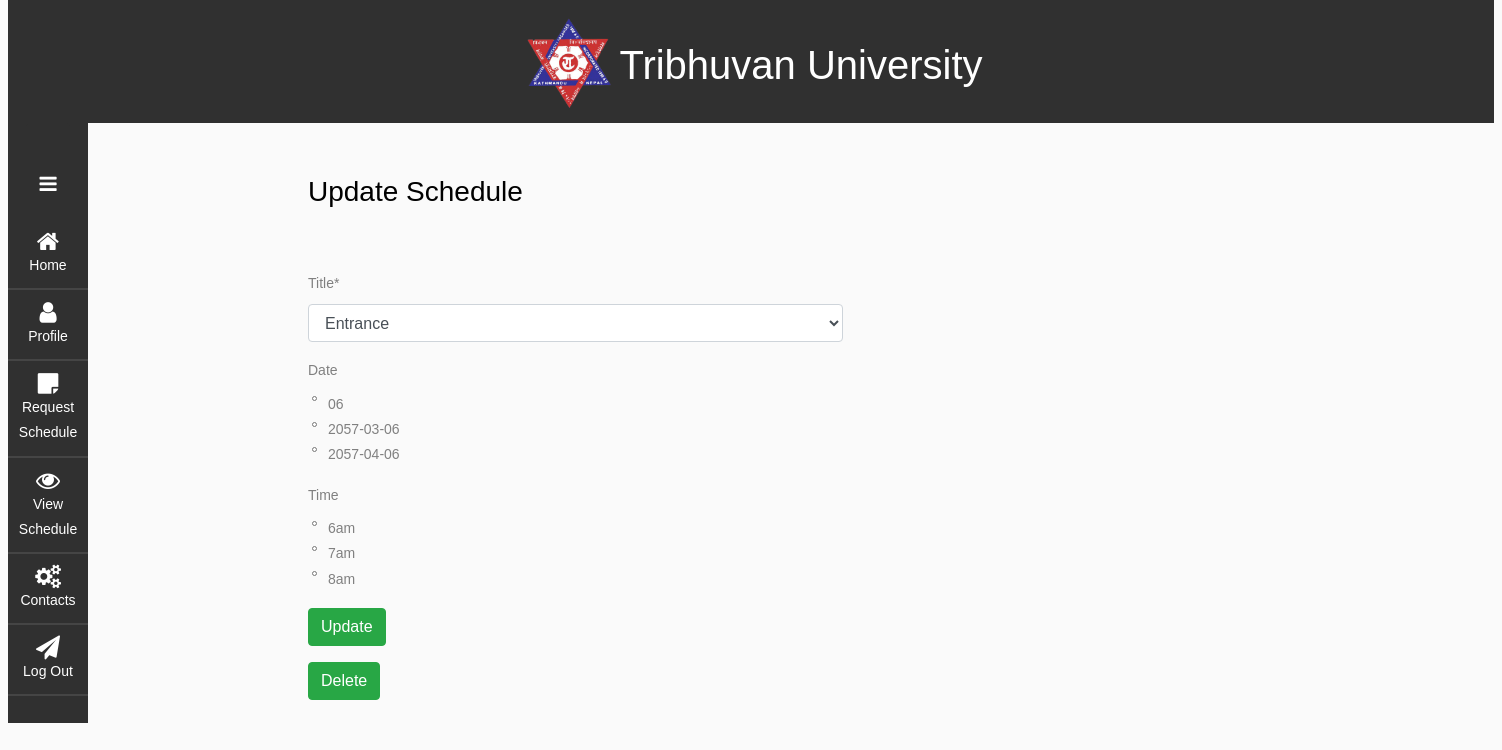
Page /schedule/update/3 on the earlier database version.
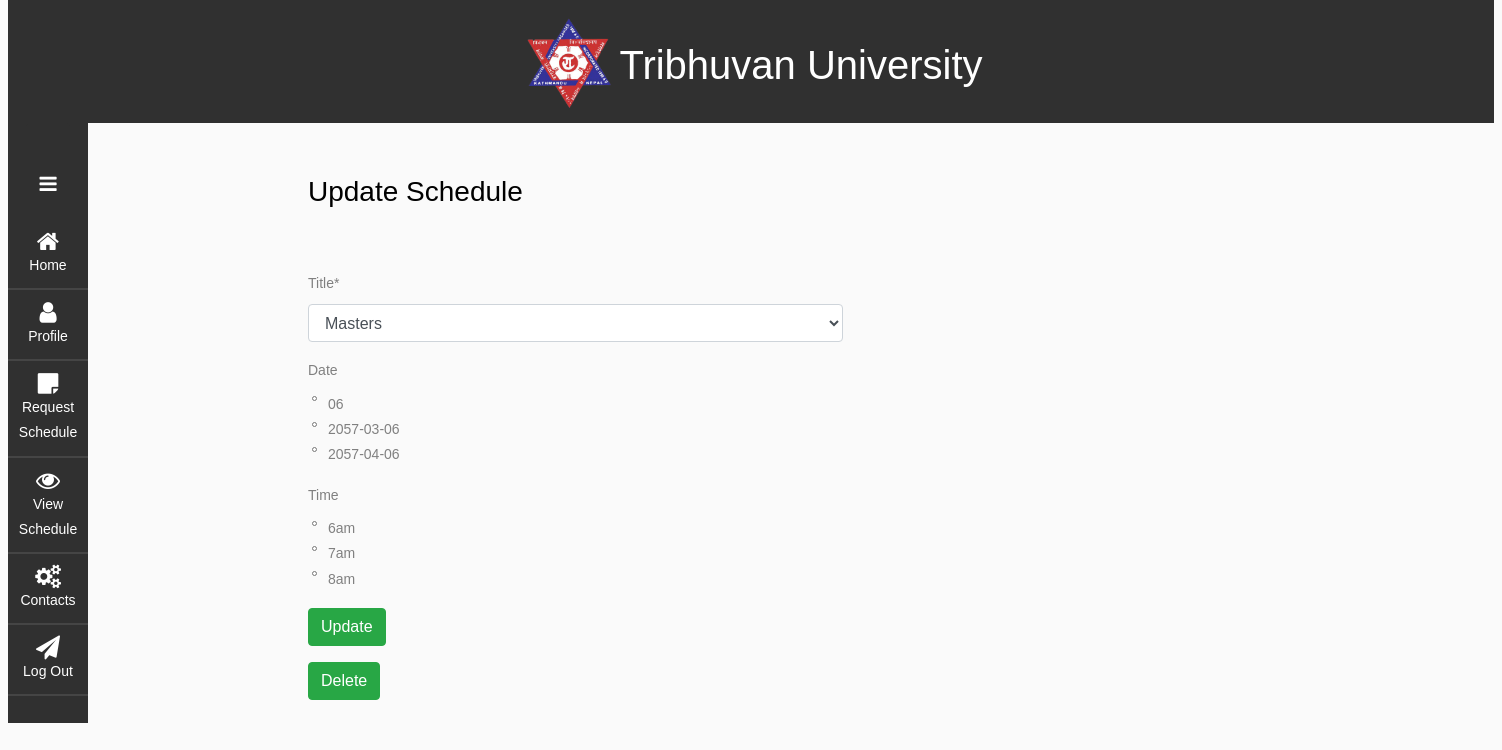
Same page on the later database version.
### schedule/models.py (models this page shows, shortened)
class Schedule(models.Model):
    name = models.CharField(max_length=20,blank=True)
    title = models.CharField(max_length=10,choices=TITLE_CHOICES)
    date = models.CharField(max_length=30)
    time = models.CharField('time', max_length=30)

### schedule/views.py (the view, shortened to what this page needs)
# urls.py: path('update/<int:id>', views.update_schedule, name='update_schedule'),
def update_schedule(request,id):
    data = Schedule.objects.get(pk=id)
    form = Update(instance=data)
    return render(request, "update_schedule.html", {"form":form,
    "data":data
    })

### schedule/forms.py
class Update(ModelForm):
    date=forms.MultipleChoiceField(required=False,widget=forms.CheckboxSelectMultiple,choices=DATE_CHOICES)
    time=forms.MultipleChoiceField(required=False,widget=forms.CheckboxSelectMultiple,choices=TIME_CHOICES)
    class Meta:
        model = Schedule
        fields =["title","date","time"]

### schedule/templates/update_schedule.html (shortened to what this page needs)
{% extends "web/base.html" %} {% block title %}Update Schedule {% endblock %} {% load crispy_forms_tags %}{% block content %}{%include "web/side.html"%}
<div id="add-schedule">
    <h3>Update Schedule</h3>
    <br><br>
    <form method="POST" class="form-group">
        {% csrf_token %} {{form|crispy}}
        <button type="submit " class="btn btn-success" >Update</button>
    </form>
    <a href="/schedule/delete/">
    <button type="delete " class="btn btn-success" >Delete</button>
</a>
</div>
{% endblock %}

Differences in the rows shown:
changed Schedule: title "Entrance" → "Masters"
